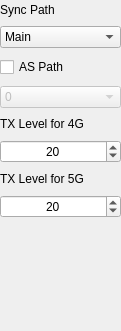
     <widget class="QWidget" name="endc_sync">
      <property name="geometry">
       <rect>
        <x>0</x>
        <y>0</y>
        <width>121</width>
        <height>331</height>
       </rect>
      </property>
      <attribute name="label">
       <string>ENDC</string>
      </attribute>
      <widget class="QWidget" name="layoutWidget_18">
       <property name="geometry">
        <rect>
         <x>0</x>
         <y>0</y>
         <width>121</width>
         <height>221</height>
        </rect>
       </property>
       <layout class="QVBoxLayout" name="verticalLayout_endc">
        <item>
         <widget class="QLabel" name="sync_path_label_endc">
          <property name="enabled">
           <bool>true</bool>
          </property>
          <property name="sizePolicy">
           <sizepolicy hsizetype="Preferred" vsizetype="Fixed">
            <horstretch>0</horstretch>
            <verstretch>0</verstretch>
           </sizepolicy>
          </property>
          <property name="text">
           <string>Sync Path</string>
          </property>
          <property name="alignment">
           <set>Qt::AlignLeading|Qt::AlignLeft|Qt::AlignVCenter</set>
          </property>
         </widget>
        </item>
        <item>
         <widget class="QComboBox" name="sync_path_comboBox_endc">
          <property name="layoutDirection">
           <enum>Qt::LeftToRight</enum>
          </property>
          <item>
           <property name="text">
            <string>Main</string>
           </property>
          </item>
          <item>
           <property name="text">
            <string>CA#1</string>
           </property>
          </item>
          <item>
           <property name="text">
            <string>CA#2</string>
           </property>
          </item>
          <item>
           <property name="text">
            <string>CA#3</string>
           </property>
          </item>
         </widget>
        </item>
        <item>
         <widget class="QCheckBox" name="as_path_en_endc">
          <property name="text">
           <string>AS Path</string>
          </property>
         </widget>
        </item>
        <item>
         <widget class="QComboBox" name="as_path_comboBox_endc">
          <property name="enabled">
           <bool>false</bool>
          </property>
          <property name="layoutDirection">
           <enum>Qt::LeftToRight</enum>
          </property>
          <item>
           <property name="text">
            <string>0</string>
           </property>
          </item>
          <item>
           <property name="text">
            <string>1</string>
           </property>
          </item>
         </widget>
        </item>
        <item>
         <widget class="QLabel" name="tx_level_lte_label_endc">
          <property name="sizePolicy">
           <sizepolicy hsizetype="Preferred" vsizetype="Fixed">
            <horstretch>0</horstretch>
            <verstretch>0</verstretch>
           </sizepolicy>
          </property>
          <property name="text">
           <string>TX Level for 4G</string>
          </property>
          <property name="alignment">
           <set>Qt::AlignLeading|Qt::AlignLeft|Qt::AlignVCenter</set>
          </property>
         </widget>
        </item>
        <item>
         <widget class="QSpinBox" name="tx_level_lte_spinBox_endc">
          <property name="alignment">
           <set>Qt::AlignCenter</set>
          </property>
          <property name="maximum">
           <number>30</number>
          </property>
          <property name="value">
           <number>20</number>
          </property>
         </widget>
        </item>
        <item>
         <widget class="QLabel" name="tx_level_nr_label_endc">
          <property name="sizePolicy">
           <sizepolicy hsizetype="Preferred" vsizetype="Fixed">
            <horstretch>0</horstretch>
            <verstretch>0</verstretch>
           </sizepolicy>
          </property>
          <property name="text">
           <string>TX Level for 5G</string>
          </property>
          <property name="alignment">
           <set>Qt::AlignLeading|Qt::AlignLeft|Qt::AlignVCenter</set>
          </property>
         </widget>
        </item>
        <item>
         <widget class="QSpinBox" name="tx_level_nr_spinBox_endc">
          <property name="alignment">
           <set>Qt::AlignCenter</set>
          </property>
          <property name="maximum">
           <number>30</number>
          </property>
          <property name="value">
           <number>20</number>
          </property>
         </widget>
        </item>
       </layout>
      </widget>
     </widget>
